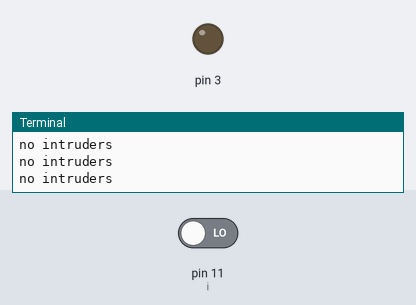
Bench run of a program on a simulated Raspberry Pi (header pin numbers). On the bench: output pins drawn as LEDs (lit = HIGH), the last lines printed to the terminal. The test bench sets the inputs (shaded band); at power-on: pin 11 (i) LOW. Sending an e-mail succeeds after 1 s.

Above: at 1.2 s.
1.3 s: pin 11 (i) driven HIGH
At 3.3 s:
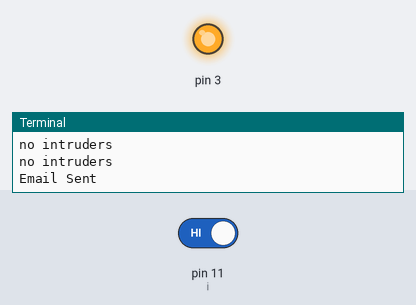
Timing chart, 0 to 4.8 s (numbered marks = the images above; inputs shaded):
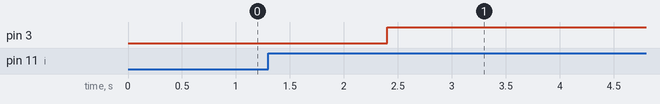

The program:

PIR_test_2.py
```python
import RPi.GPIO as GPIO
import smtplib
from email.mime.text import MIMEText
import time
GPIO.setwarnings(False)
GPIO.setmode(GPIO.BOARD)
GPIO.setup(11, GPIO.IN) #read output from PIR sensor
GPIO.setup(3, GPIO.OUT) #output for LED pin

while True:
    i = GPIO.input(11)
    if i == 0: #when output from PIR is low
        print ('no intruders'), i
        GPIO.output(3, 0)  #turn off LED
        time.sleep(0.2)

    elif i ==1: #when output from PIR is high
            from_email_addr = 'bemaalert@gmail.com'
            from_email_password = 'wardellprethan2001'
            to_email_addr = 'BemaAlert@outlook.com'

            body = 'Motion has been detected, check in on Bema'
            msg = MIMEText(body)

            msg['From'] = from_email_addr
            msg['To'] = to_email_addr

            msg['Subject'] = 'Bema Alert'

            server = smtplib.SMTP('smtp.gmail.com', port = 587)
            server.starttls()
            server.login (from_email_addr, from_email_password)
            server.sendmail (from_email_addr, to_email_addr, msg.as_string())
            server.quit()
            print('Email Sent')

            GPIO.output(3, 1) #turn on LED
            time.sleep(30)
```

Measured:
- after the input at 1.3 s, pin 3: LOW → HIGH after 1.1 s
